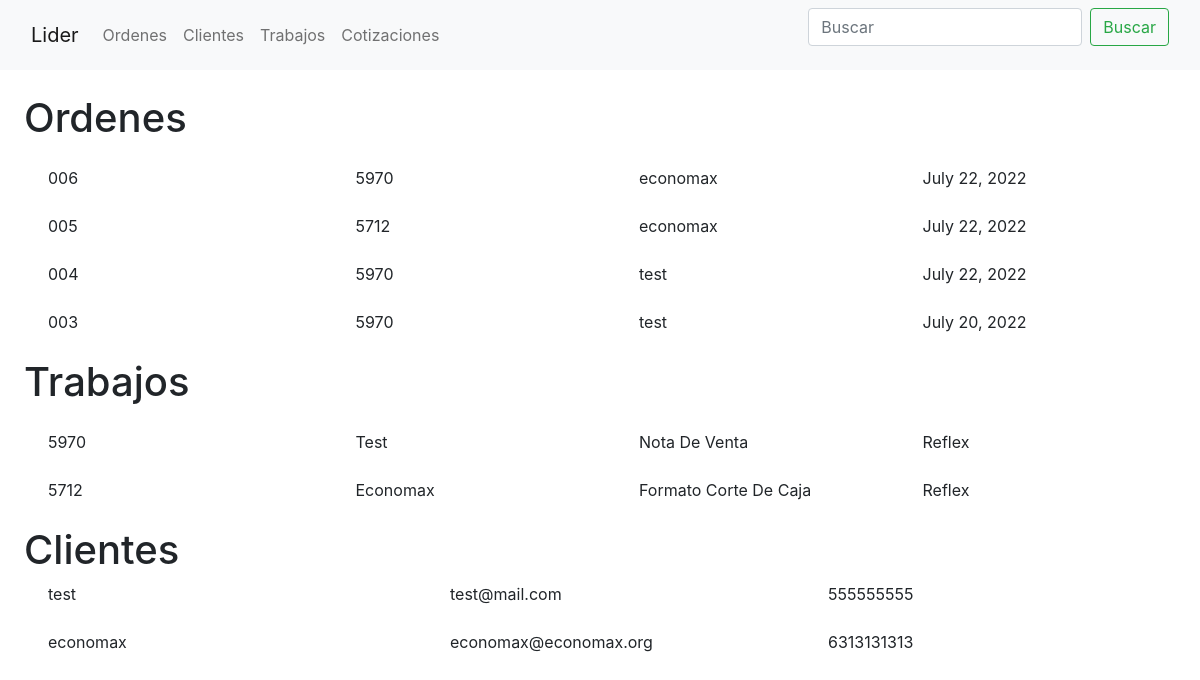
Page /busqueda/ on the earlier database version.
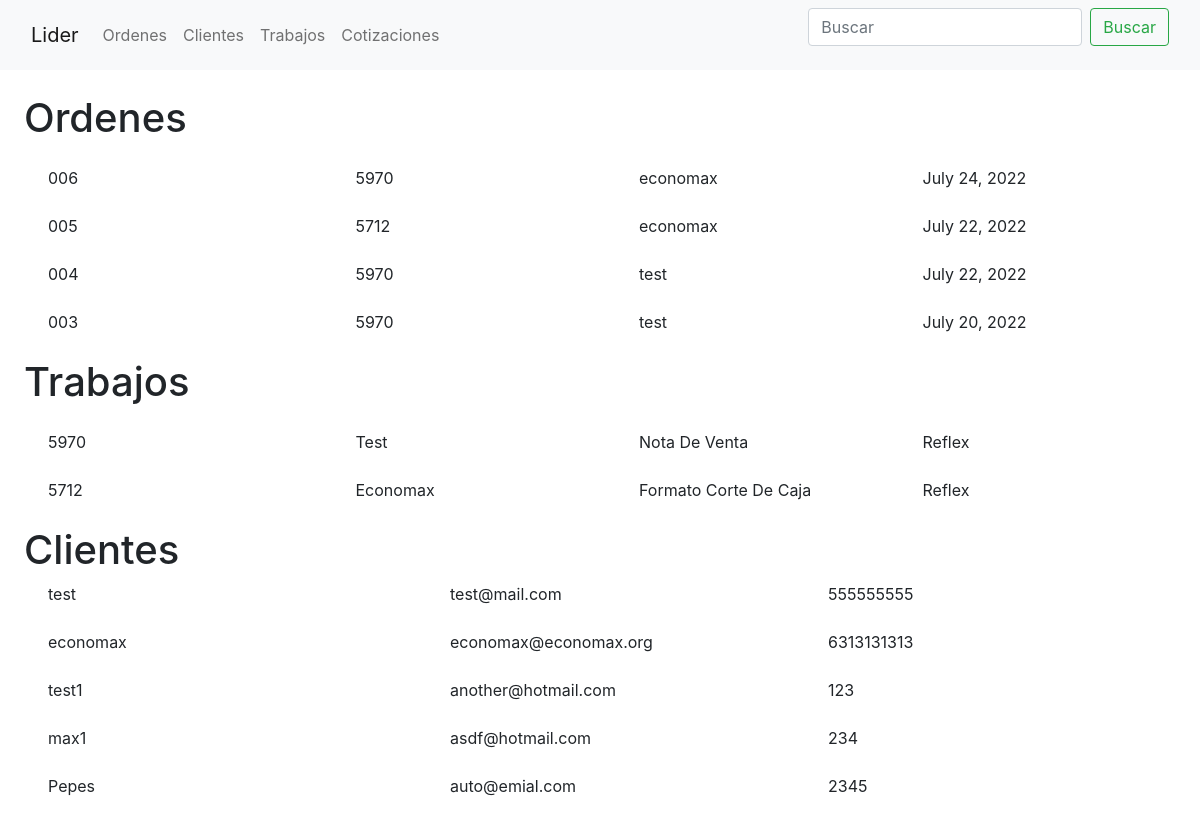
Same page on the later database version.
### orders/models.py (models this page shows, shortened)
class Order(models.Model):
    customer = models.ForeignKey(Customer, on_delete=models.CASCADE)
    lider_id = models.ForeignKey(Lider, on_delete=models.CASCADE)
    date_ordered = models.DateField('Fecha ordenada', auto_now=True)
    expected_delivery_date = models.DateField('Fecha esperada de Entrega', auto_now=True)
    quantity_ordered = models.PositiveIntegerField(verbose_name='Cantidad Solicitada', default=0)

class Lider(models.Model):
    lider_id = models.CharField('Numero de Lider', max_length=4,
                                validators=[RegexValidator(r'^\d{1,10}$')], primary_key=True)
    doc_description = models.CharField(verbose_name='Descripcion del documento',
                                       max_length=250, default='NOTA DE VENTA')
    customer = models.ForeignKey(Customer, on_delete=models.CASCADE, default='')
    doc_inks = models.CharField(max_length=14, choices=[('negra', 'NEGRA'),
                                                        ('reflex', 'AZUL REFLEX'),
                                                        ('rojo032', 'ROJO 032CV'),
                                                        ('naranjaDirecto', 'NARANJA DIRECTO')
                                                        ],
                                default='reflex')
    def __str__(self):
        return self.lider_id

class Customer(models.Model):
    name_company = models.CharField(verbose_name='Nombre/Empresa', max_length=50)
    email = models.EmailField(verbose_name='Correo', null=True)
    phone_number = models.CharField(verbose_name='Telefono', max_length=10, validators=[RegexValidator(r'^\d{1,10}$')])
    address = models.CharField(verbose_name='Domicilio', max_length=100, null=True)
    shipping = models.BooleanField(verbose_name='Entrega a domicilio')
    def __str__(self):
        return self.name_company

### orders/views.py (the view)
# urls.py: path('busqueda/', search_view, name='search')
def search_view(request):
    if request.method == 'GET' and request.GET.get('q') is not '':
        q = request.GET.get('q') if request.GET.get('q') is not None else ''
        orders = Order.objects.filter(Q(customer__name_company__icontains=q) |
                                      Q(lider_id__lider_id__icontains=q))
        customers = Customer.objects.filter(Q(name_company__icontains=q))
        lider = Lider.objects.filter(Q(lider_id__icontains=q) |
                                     Q(doc_description__icontains=q) |
                                     Q(doc_inks__icontains=q))
        context = {
            'orders': orders.order_by('-id'),
            'customers': customers,
            'lider': lider
        }
    else:
        context = {}
    return render(request, 'search/search.html', context)

### templates/search/search.html
{% extends 'orders/base.html' %}
{% block content %}
    <div class="mx-4 my-4">
        {% if orders %}
            <h1>Ordenes</h1>
            {% for order in orders %}
                <div class="row my-4">
                    <a href="{% url 'order-detail' order.id %}" class="col mx-4 link-dark">{{ order.id | stringformat:'03d'}}</a>
                    <a href="#" class="col link-dark">{{ order.lider_id }}</a>
                    <a class="col link-dark">{{ order.customer }}</a>
                    <div class="col">{{ order.date_ordered }}</div>
                </div>
            {% endfor %}
        {% endif %}
        {% if lider %}
            <h1>Trabajos</h1>
            {% for l in lider %}
                <div class="row my-4">
                    <a href='#' class="col mx-4 link-dark">{{ l.lider_id }}</a>
                    <a class="col link-dark">{{ l.customer|title }}</a>
                    <div class="col">{{ l.doc_description|title}}</div>
                    <div class="col">{{ l.doc_inks|title }}</div>
                </div>
            {% endfor %}
        {% endif %}
        {% if customers %}
            <h1>Clientes</h1>
            {% for customer in customers %}
                <div class="row mb-4">
                    <a href="#" class="col mx-4 link-dark">{{ customer.name_company }}</a>
                    <div class="col">{{ customer.email }}</div>
                    <div class="col">{{ customer.phone_number}}</div>
                </div>
            {% endfor %}
        {% endif %}
    </div>
{% endblock %}

### templates/orders/base.html (shortened to what this page needs)
{% load static %}
<html lang="EN">
    <body>
        <nav class="navbar navbar-expand-lg bg-light">
  <div class="container-fluid">
    <a class="navbar-brand" href="{% url 'home' %}">Lider</a>
    <div class="collapse navbar-collapse" id="navbarSupportedContent">
      <ul class="navbar-nav me-auto mb-2 mb-lg-0">
        <li class="nav-item">
          <a class="nav-link" href="{% url 'home' %}">Ordenes</a>
        </li>
        <li class="nav-item">
          <a class="nav-link" href="{% url 'customers' %}">Clientes</a>
        </li>
        <li class="nav-item">
          <a class="nav-link" href="{% url 'lider' %}">Trabajos</a>
        </li>
        <li class="nav-item">
          <a class="nav-link" href="{% url 'budgets' %}">Cotizaciones</a>
        </li>
      </ul>
      <form class="d-flex" role="search" method="GET" action="{% url 'search' %}">
          <input class="form-control me-2" type="text" placeholder="Buscar" aria-label="Search" name="q">
          <button class="btn btn-outline-success" type="submit">Buscar</button>
      </form>
    </div>
  </div>
</nav>
    {% block content %}
    {% endblock %}
    </body>
    <link href="https://cdn.jsdelivr.net/npm/bootstrap@5.2.0-beta1/dist/css/bootstrap.min.css" rel="stylesheet">
    <link rel="stylesheet" href="{% static 'crm/main.css' %}">
    <link rel="stylesheet" href="https://cdn.jsdelivr.net/npm/bootstrap@4.6.2/dist/css/bootstrap.min.css">
</html>

### orders/static/crm/main.css (style rules this page uses)
body { background: whitesmoke; color: #333333; }
.col { border: 1px; }

Differences in the rows shown:
changed Order "006": date_ordered "July 22, 2022" → "July 24, 2022"
added Customer: name_company "test1", email "another@hotmail.com", phone_number "123"
added Customer: name_company "max1", email "asdf@hotmail.com", phone_number "234"
added Customer: name_company "Pepes", email "auto@emial.com", phone_number "2345"
